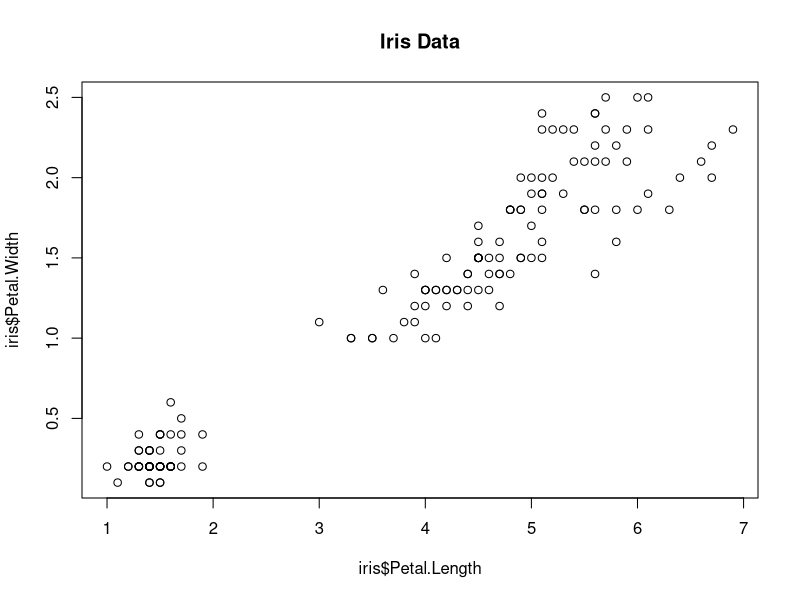
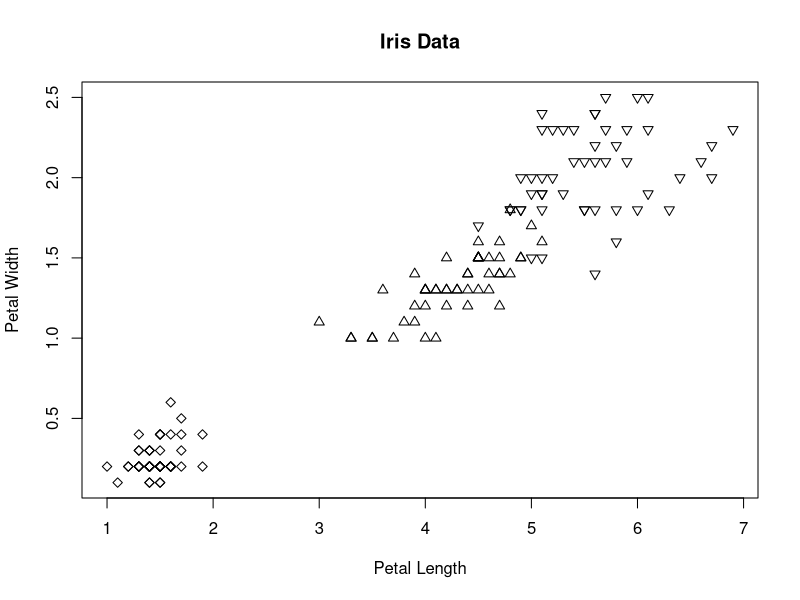
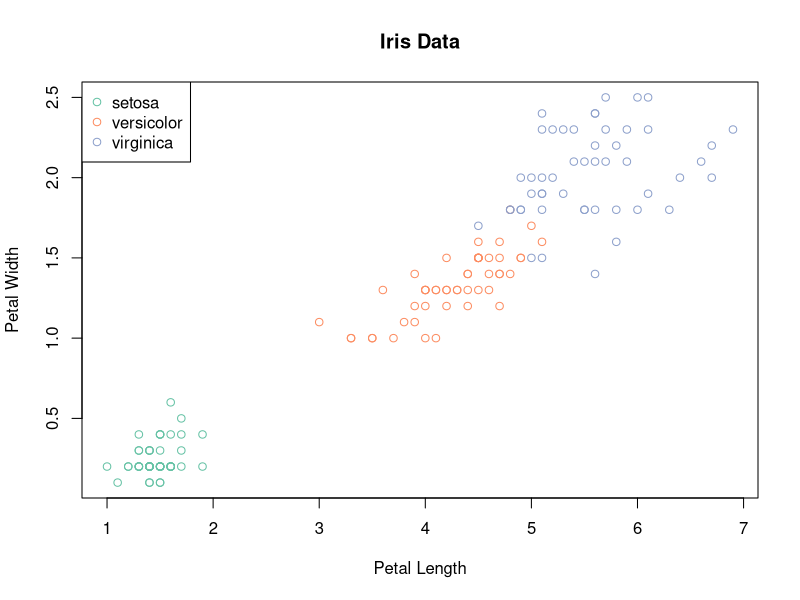
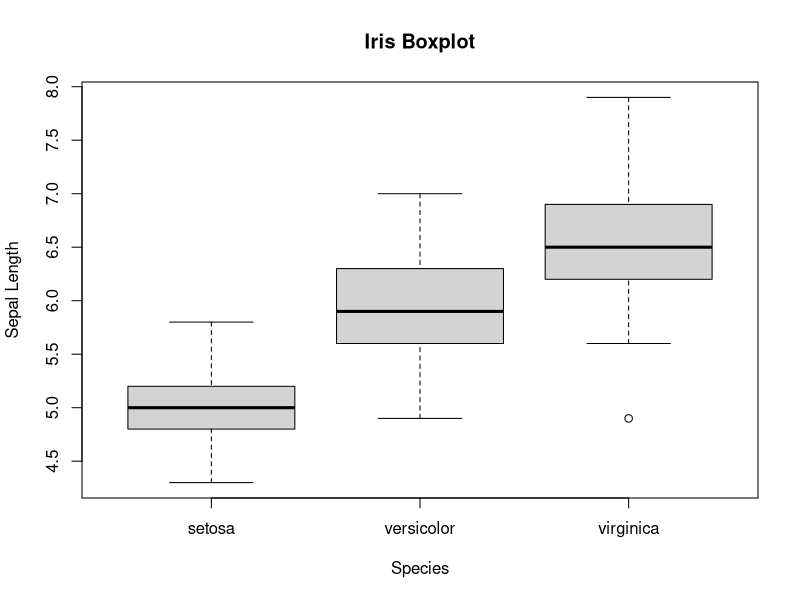
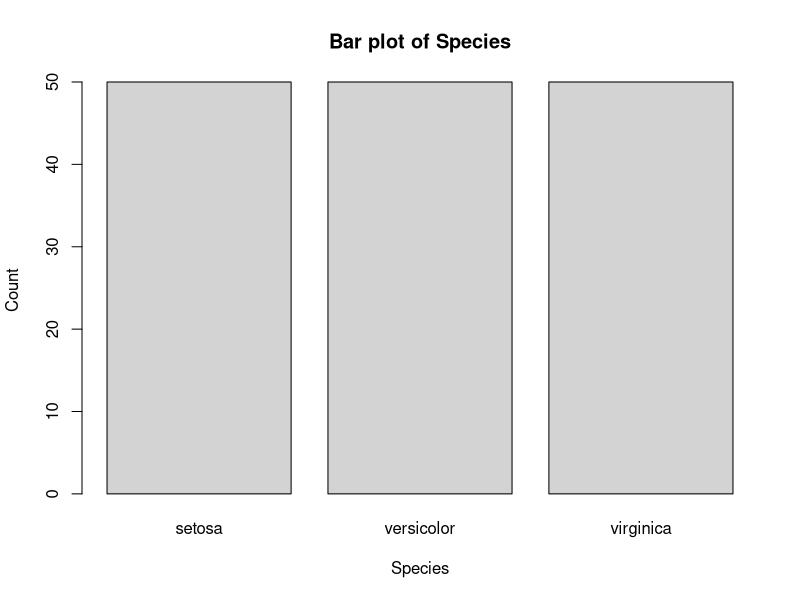
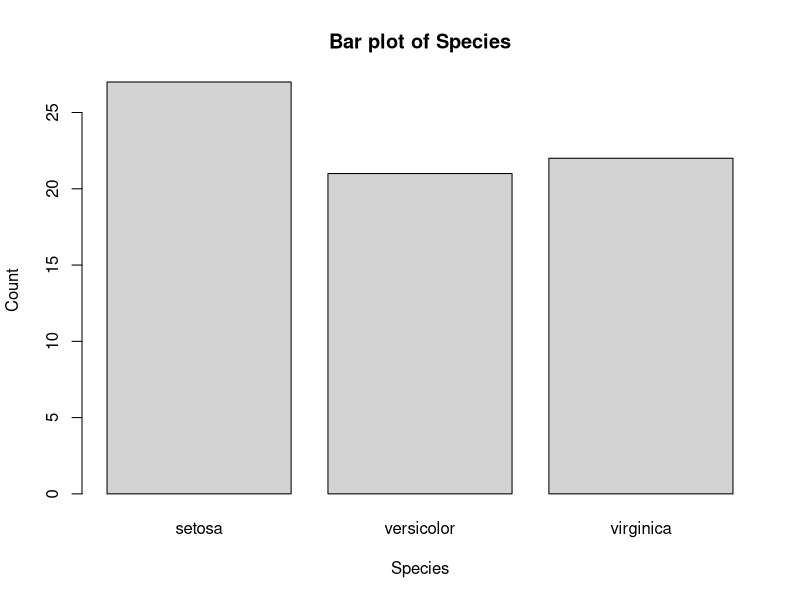
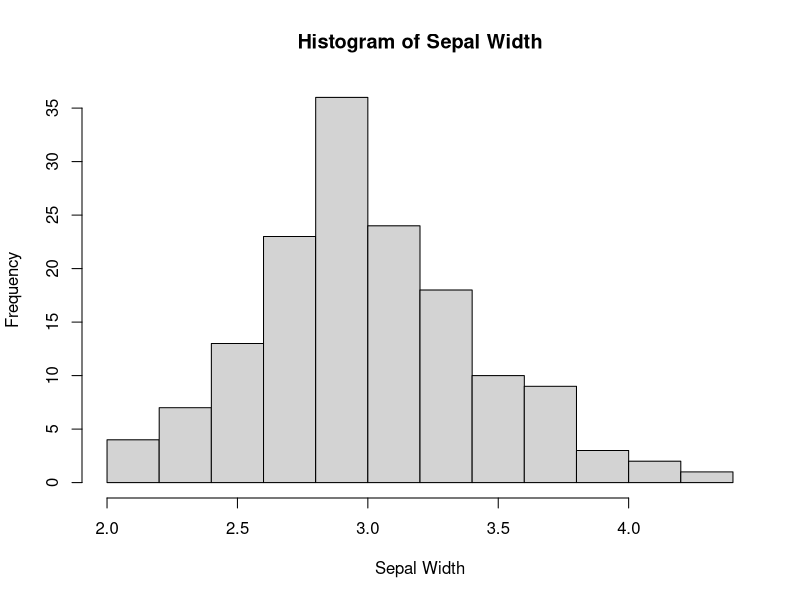
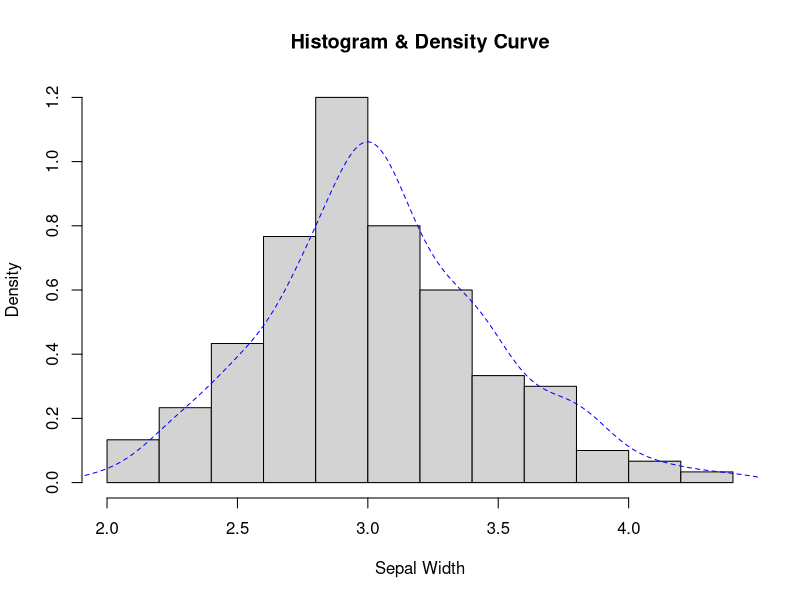

The R script that drew these images, in order:
## ---- chunk 1
head(iris)
## ---- chunk 2
plot(iris$Petal.Length, iris$Petal.Width, main="Iris Data")
## ---- chunk 3
plot(iris$Petal.Length, iris$Petal.Width, pch=c(23,24,25)[unclass(iris$Species)], main="Iris Data", xlab="Petal Length", ylab="Petal Width")
## ---- chunk 4
library(RColorBrewer)
plot(iris$Petal.Length, iris$Petal.Width, pch=21, col=brewer.pal(3, "Set2")[iris$Species], main="Iris Data", xlab="Petal Length", ylab="Petal Width")
legend("topleft", legend=levels(iris$Species), col=brewer.pal(3, "Set2"), pch=1)
## ---- chunk 5
boxplot(Sepal.Length~Species,data=iris, 
        xlab="Species", ylab="Sepal Length", main="Iris Boxplot")
## ---- chunk 6
barplot(table(iris$Species), col="lightgrey", xlab="Species", ylab="Count", main="Bar plot of Species")
## ---- chunk 7
iris1 <- iris[sample(1:nrow(iris), 70), ]
barplot(table(iris1$Species), col="lightgrey", xlab="Species", ylab="Count", main="Bar plot of Species")
## ---- chunk 8
hist(iris$Sepal.Width, freq=NULL, density=NULL, breaks=12,
     xlab="Sepal Width", ylab="Frequency", main="Histogram of Sepal Width")
## ---- chunk 9
 d <- density(iris$Sepal.Width)
hist(iris$Sepal.Width, breaks=12, prob=TRUE, xlab="Sepal Width", main="Histogram & Density Curve")
lines(d, lty=2, col="blue")
## ---- chunk 10
library(ggplot2)
scatter <- ggplot(data=iris, aes(x = Sepal.Length, y = Sepal.Width)) 
scatter + geom_point(aes(color=Species, shape=Species)) +
  xlab("Sepal Length") +  ylab("Sepal Width") +
  ggtitle("Iris data")
## ---- chunk 11
scatter + geom_point(aes(color = Petal.Width, shape = Species), size = 2, alpha = I(1/2)) +
          geom_vline(aes(xintercept = mean(Sepal.Length)), color = "red", linetype = "dashed") +
          geom_hline(aes(yintercept = mean(Sepal.Width)), color = "red", linetype = "dashed") +
          scale_color_gradient(low = "yellow", high = "red") +
          xlab("Sepal Length") +  ylab("Sepal Width") +
          ggtitle("Iris data")
## ---- chunk 12
smooth <- ggplot(data=iris, aes(x=Sepal.Length, y=Sepal.Width, color=Species)) + 
  geom_point(aes(shape=Species), size=1.5) + xlab("Sepal Length") + ylab("Sepal Width") + 
  ggtitle("Scatterplot with smoothers")

# Linear model
smooth + geom_smooth(method="lm")

# Local polynomial regression
smooth + geom_smooth(method="loess")

# generalised additive model
smooth + geom_smooth(method="gam", formula= y~s(x, bs="cs"))
## ---- chunk 13
box <- ggplot(data=iris, aes(x=Species, y=Sepal.Length))
box + geom_boxplot(aes(fill=Species)) + 
  ylab("Sepal Length") + ggtitle("Iris Boxplot") +
  stat_summary(fun.y=mean, geom="point", shape=5, size=4)
## ---- chunk 14
bar <- ggplot(data=iris1, aes(x=Species))
bar + geom_bar() + 
  xlab("Species") +  ylab("Count") + ggtitle("Bar plot of Sepal Length")
## ---- chunk 15
library(reshape2)
iris2 <- melt(iris, id.vars="Species")
head(iris2)
bar1 <- ggplot(data=iris2, aes(x=variable, y=value, fill=Species))
bar1 + geom_bar(stat="identity", position="dodge") + 
  scale_fill_manual(values=c("orange", "blue", "darkgreen", "purple"),
                    name="Iris\nMeasurements",
                    breaks=unique(iris2$Species),
                    labels=unique(iris2$Species))
## ---- chunk 16
library(ggplot2)
histogram <- ggplot(data=iris, aes(x=Sepal.Width))
histogram + geom_histogram(binwidth=0.2, color="black", aes(fill=Species)) + 
  xlab("Sepal Width") +  ylab("Frequency") + ggtitle("Histogram of Sepal Width")
## ---- chunk 17
density <- ggplot(data=iris, aes(x=Sepal.Width))
density + geom_histogram(binwidth=0.2, color="black", fill="steelblue", aes(y=..density..)) +
  geom_density(stat="density", alpha=I(0.2), fill="blue") +
  xlab("Sepal Width") +  ylab("Density") + ggtitle("Histogram & Density Curve")
## ---- chunk 18
density2 <- ggplot(data=iris, aes(x=Sepal.Width, fill=Species))
density2 + geom_density(stat="density", alpha=I(0.2)) +
  xlab("Sepal Width") +  ylab("Density") + ggtitle("Histogram & Density Curve of Sepal Width")
